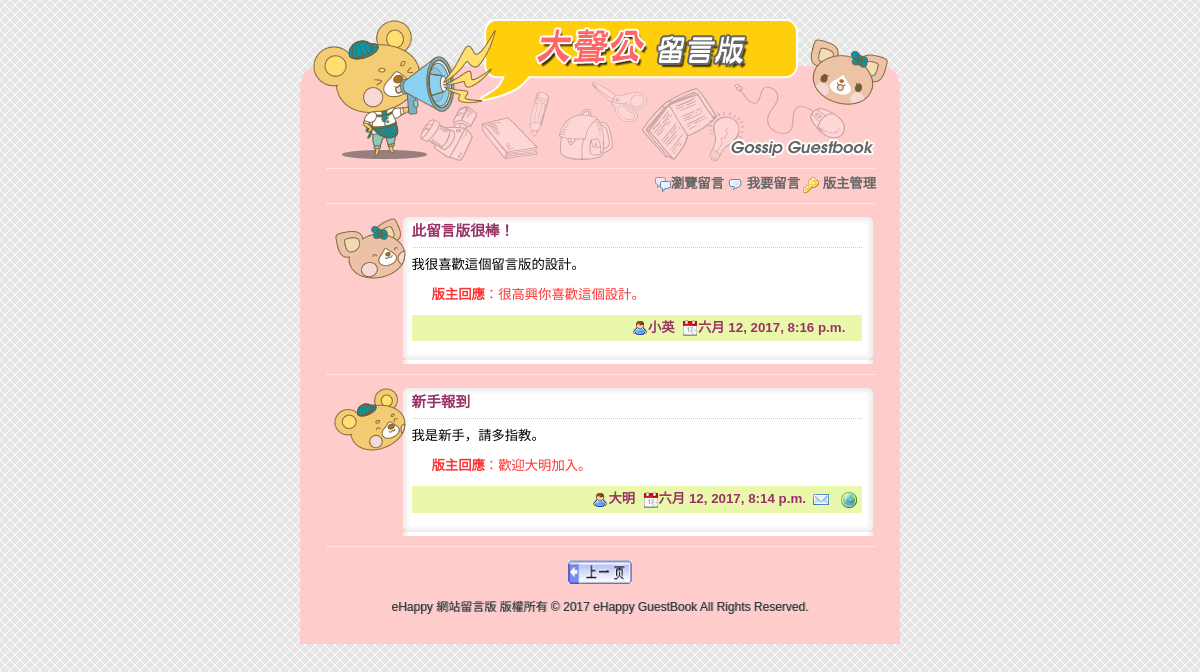
Screenshot of /index/next/ (signed in) with the database file from the repository.
### boardapp/models.py (models this page shows, shortened)
class BoardUnit(models.Model):
    bname = models.CharField(max_length=20, null=False)
    bgender = models.CharField(max_length=2, default='m', null=False)
    bsubject = models.CharField(max_length=100, null=False)
    btime = models.DateTimeField(auto_now=True)
    bmail = models.EmailField(max_length=100, blank=True, default='')
    bweb = models.CharField(max_length=200, blank=True, default='')
    bcontent = models.TextField(null=False)
    bresponse = models.TextField(blank=True, default='')

### boardapp/views.py (the view)
# urls.py: path('', views.index),
def index(request, pageindex=None):  #首頁
	global page  #重複開啟本網頁時需保留 page1 的值
	pagesize = 3  #每頁顯示的資料筆數
	boardall = models.BoardUnit.objects.all().order_by('-id')  #讀取資料表,依時間遞減排序
	datasize = len(boardall)  #資料筆數
	totpage = math.ceil(datasize / pagesize)  #總頁數
	if pageindex==None:  #無參數
		page = 0
		boardunits = models.BoardUnit.objects.order_by('-id')[:pagesize]
	elif pageindex=='prev':  #上一頁
		start = (page-1)*pagesize  #該頁第1筆資料
		if start >= 0:  #有前頁資料就顯示
			boardunits = models.BoardUnit.objects.order_by('-id')[start:(start+pagesize)]
			page -= 1
	elif pageindex=='next':  #下一頁
		start = (page+1)*pagesize  #該頁第1筆資料
		if start < datasize:  #有下頁資料就顯示
			boardunits = models.BoardUnit.objects.order_by('-id')[start:(start+pagesize)]
			page += 1
	currentpage = page + 1  #將目頁前頁面以區域變數傳回html
	return render(request, "index.html", locals())

### templates/index.html (shortened to what this page needs)
{% extends "base.html" %}
{% load static %}
{% block twomenu %}
	<img src="{% static "images/comment.png" %}" width="16" height="16" align="absmiddle" /> <a href="/post/">我要留言</a>
	<img src="{% static "images/key.png" %}" width="16" height="16" align="absmiddle" /> <a href="/login/">版主管理</a>
{% endblock %}
{% block content %}
	 </td>
  </tr>
  {% for unit in boardunits %}
	<tr>
	  <td background="{% static "images/g_r3_c3.png" %}">
		  <table width="545" border="0" align="center" cellpadding="0" cellspacing="0" background="{% static "images/g_r5_c4.png" %}"
			<tr>
			  <td valign="top" style="background:url({% static "images/g_r4_c4.png" %}); background-repeat:no-repeat">
				<div class="floorDiv">
					{% if unit.bgender == "m" %}
						<img src="{% static "images/boy.png" %}" width="72" height="63" />
					{% else %}
						<img src="{% static "images/girl.png" %}" width="72" height="63" />
					{% endif %}
				</div>
				<div class="contentDiv">
				  <p class="title">{{unit.bsubject}}</p>
				  <p>{{unit.bcontent}}</p>
				  {% if unit.bresponse != "" %}
					<div class="responseDiv">
					  <p><strong>版主回應</strong>：{{unit.bresponse}}</p>
					</div>
				  {% endif %}
				  <p class="editor"><img src="{% static "images/user.png" %}" width="16" height="16" align="absmiddle">{{unit.bname}}&nbsp;
					<img src="{% static "images/date.png" %}" width="16" height="16" align="absmiddle">{{unit.btime}}&nbsp;
					{% if unit.bmail != "" %}
					  <a href="mailto:{{unit.bmail}}" target="_blank">
					  <img src="{% static "images/email.png" %}" width="16" height="16" border="0" align="absmiddle"></a>
					{% endif %}
					{% if unit.bweb != "" %}
					  <a href="{{unit.bweb}}" target="_blank">
					  <img src="{% static "images/world.png" %}" width="16" height="16" border="0" align="absmiddle"></a>
					{% endif %}
				  </p>
				</div>
			  </td>
			</tr>
			<tr>
			  <td><img name="g_r7_c4" src="{% static "images/g_r7_c4.png" %}" width="545" height="12" border="0" alt=""></td>
			</tr>
		  </table>
		  <span class="functionDiv">
			  <img src="{% static "images/g_r9_c3.png" %}" width="600" height="20" border="0" />
		  </span>
  {% empty %}
	<tr>
	  <td background="{% static "images/g_r3_c3.png" %}">
		  <div class="messageDiv"><img src="{% static "images/exclamation.png" %}" width="16" height="16" align="absmiddle"> 目前沒有新的資料，歡迎您留言。</div></td>
	</tr>
  {% endfor %}
	  <tr>
		<td background="{% static "images/g_r3_c3.png" %}">
		  <div class="pagebutton">
		  {% if currentpage > 1 %}
			   <a href="/index/prev/" title="上一頁">
			  <img src="{% static "images/prevpage.png" %}" alt="上一頁" width="64" height="24" /></a>
		  {% endif %}
		  </div>
		</td>
	  </tr>
	  <tr>
		<td background="{% static "images/g_r3_c3.png" %}">
{% endblock %}

### static/css/style.css (style rules this page uses)
html, body { margin: 0; padding: 0; height: 100%; border: none; }
body { margin-left: 0px; margin-top: 0px; margin-right: 0px; margin-bottom: 0px; background-image: url(images/bg.gif); }
.contentDiv { float: left; width: 450px; margin-top: 0px; margin-right: 10px; margin-bottom: 0px; margin-left: 10px; }
.contentDiv .title { font-family: Arial, Helvetica, sans-serif; font-size: 11pt; line-height: 28px; font-weight: bold; color: #993366; margin-top: 0px; margin-bottom: 5px; }
.contentDiv p { font-family: Arial, Helvetica, sans-serif; font-size: 10pt; line-height: 150%; margin-top: 0px; margin-bottom: 10px; }
.contentDiv .editor { font-family: Arial, Helvetica, sans-serif; font-size: 10pt; line-height: 120%; font-weight: bold; color: #993366; text-align: right; background-color: #EAF8AB; padding: 5px; margin-top: 5px; margin-right: 0px; margin-bottom: 5px; margin-left: 0px; }
.contentDiv .editor a { color: #063; text-decoration: none; }
.contentDiv .responseDiv { color: #F33; margin-top: 0px; margin-right: 5px; margin-bottom: 5px; margin-left: 20px; }
.functionDiv { font-size: 10pt; line-height: 16px; color: #666; }
.functionDiv a { text-decoration: none; font-weight: bold; color: #666; }
.floorDiv { width: 48px; padding-right: 20px; float: left; height: 64px; padding-left: 6px; }
.pagebutton { height: 30px; margin-right: auto; margin-left: auto; text-align: center; }

### rows the page displays
BoardUnit: bsubject "此留言版很棒！", bcontent "我很喜歡這個留言版的設計。", bresponse "很高興你喜歡這個設計。", bname "小英", btime "六月 12, 2017, 8:16 p.m."
BoardUnit: bsubject "新手報到", bcontent "我是新手，請多指教。", bresponse "歡迎大明加入。", bname "大明", btime "六月 12, 2017, 8:14 p.m."
